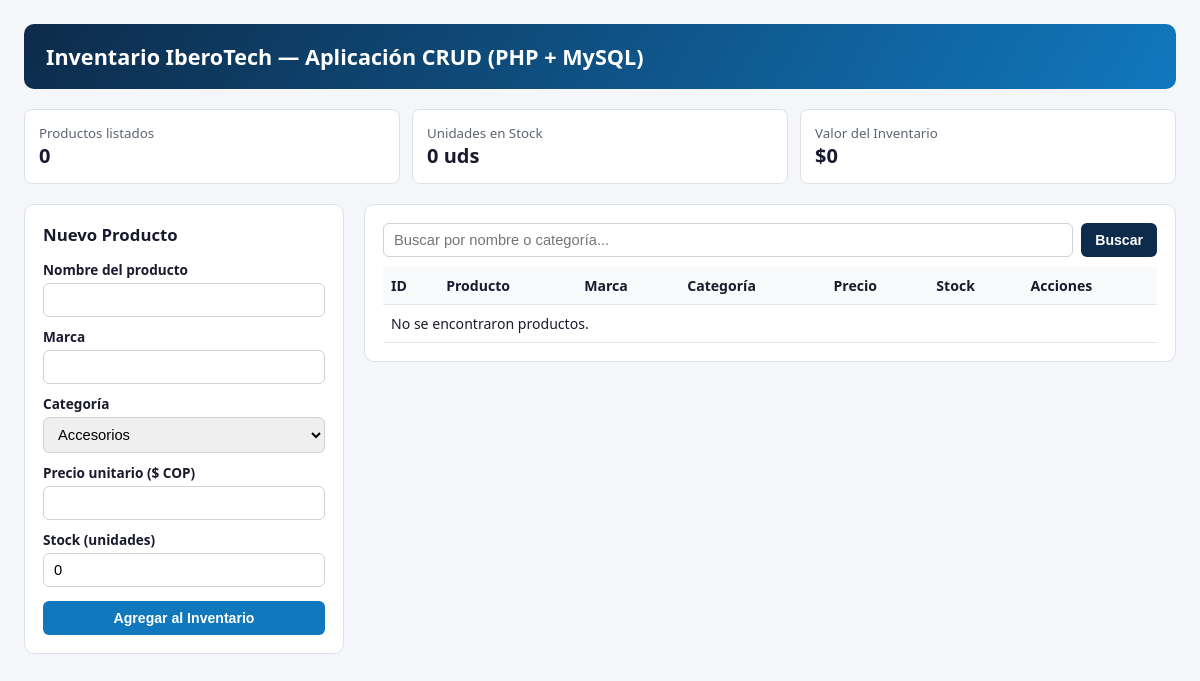
Before: / with the older database file.
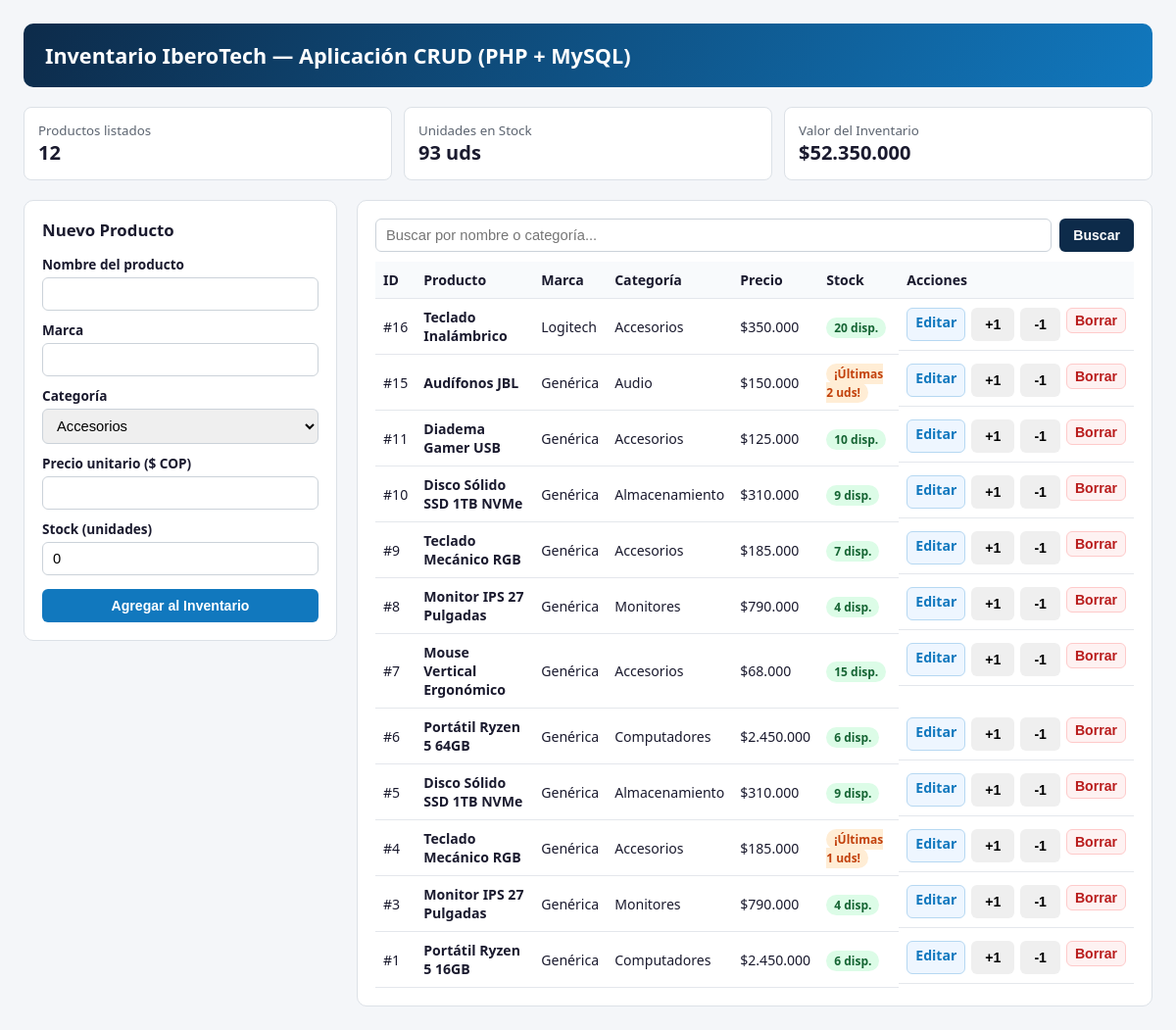
After: the same page with the newer database file.
### tables this page shows
CREATE TABLE IF NOT EXISTS `productos` (
  `id` int NOT NULL AUTO_INCREMENT,
  `nombre` varchar(120) NOT NULL,
  `marca` varchar(60) NOT NULL DEFAULT 'Genérica',
  `categoria` varchar(60) NOT NULL,
  `precio` decimal(10,2) NOT NULL DEFAULT '0.00',
  `stock` int NOT NULL DEFAULT '0',
  `creado_en` timestamp NULL DEFAULT CURRENT_TIMESTAMP,
  PRIMARY KEY (`id`)
);

### index.php (the view, shortened to what this page needs)
<?php
require_once "conexion.php";
$productoEditar = [
  "id" => 0,
  "nombre" => "",
  "marca" => "",
  "categoria" => "Accesorios",
  "precio" => "",
  "stock" => 0
];
$busqueda = trim($_GET["q"] ?? "");
if ($busqueda !== "") {
  $stmt = $pdo->prepare("SELECT * FROM productos WHERE nombre LIKE ? OR categoria LIKE ? ORDER BY id DESC");
  $termino = "%" . $busqueda . "%";
  $stmt->execute([$termino, $termino]);
} else {
  $stmt = $pdo->query("SELECT * FROM productos ORDER BY id DESC");
}
$productos = $stmt->fetchAll();
$totalUnidades = 0;
$valorInventario = 0;
foreach ($productos as $p) {
  $totalUnidades += $p["stock"];
  $valorInventario += ($p["precio"] * $p["stock"]);
}
?>
<!DOCTYPE html>
<html lang="es">
<head>
</head>
<body>
<div class="contenedor">
  <header>
    <h1>Inventario IberoTech — Aplicación CRUD (PHP + MySQL)</h1>
  </header>
  <div class="kpis">
    <div class="kpi"><small>Productos listados</small><strong><?= count($productos) ?></strong></div>
    <div class="kpi"><small>Unidades en Stock</small><strong><?= $totalUnidades ?> uds</strong></div>
    <div class="kpi"><small>Valor del Inventario</small><strong>$<?= number_format($valorInventario, 0, ',', '.') ?></strong></div>
  </div>
  <div class="panel">
    <div class="caja">
      <h2><?= $productoEditar["id"] > 0 ? "Editar Producto #" . $productoEditar["id"] : "Nuevo Producto" ?></h2>
      <form method="POST" action="index.php">
        <label>Nombre del producto</label>
        <input type="text" name="nombre" required value="<?= htmlspecialchars($productoEditar["nombre"]) ?>">
        <label>Marca</label>
        <input type="text" name="marca" maxlength="60" required value="<?= htmlspecialchars($productoEditar["marca"]) ?>">
        <label>Categoría</label>
        <select name="categoria">
          <?php
            $categorias = ["Computadores", "Monitores", "Accesorios", "Almacenamiento", "Audio", "Redes"];
            foreach ($categorias as $cat):
              $sel = ($productoEditar["categoria"] === $cat) ? "selected" : "";
          ?>
            <option value="<?= $cat ?>" <?= $sel ?>><?= $cat ?></option>
          <?php endforeach; ?>
        </select>
        <label>Precio unitario ($ COP)</label>
        <input type="number" name="precio" min="0" step="100" required value="<?= htmlspecialchars($productoEditar["precio"]) ?>">
        <label>Stock (unidades)</label>
        <input type="number" name="stock" min="0" step="1" required value="<?= htmlspecialchars($productoEditar["stock"]) ?>">
        <button type="submit" class="btn btn-primario">
          <?= $productoEditar["id"] > 0 ? "Guardar Cambios" : "Agregar al Inventario" ?>
        </button>
      </form>
    </div>
    <div class="caja">
      <form method="GET" action="index.php" class="buscador">
        <input type="text" name="q" placeholder="Buscar por nombre o categoría..." value="<?= htmlspecialchars($busqueda) ?>">
        <button type="submit" class="btn" style="background:#0d2b4a;color:#fff">Buscar</button>
      </form>
      <table>
        <thead>
          <tr>
            <th>ID</th>
            <th>Producto</th>
            <th>Marca</th>
            <th>Categoría</th>
            <th>Precio</th>
            <th>Stock</th>
            <th>Acciones</th>
          </tr>
        </thead>
        <tbody>
          <?php if (count($productos) === 0): ?>
            <tr><td colspan="7">No se encontraron productos.</td></tr>
          <?php endif; ?>
          <?php foreach ($productos as $p): ?>
            <tr>
              <td>#<?= $p["id"] ?></td>
              <td><b><?= htmlspecialchars($p["nombre"]) ?></b></td>
              <td><?= htmlspecialchars($p["marca"]) ?></td>
              <td><?= htmlspecialchars($p["categoria"]) ?></td>
              <td>$<?= number_format($p["precio"], 0, ',', '.') ?></td>
              <td>
                <?php if ($p["stock"] == 0): ?>
                  <span class="badge b-out">Agotado</span>
                <?php elseif ($p["stock"] <= 3): ?>
                  <span class="badge b-low">¡Últimas <?= $p["stock"] ?> uds!</span>
                <?php else: ?>
                  <span class="badge b-ok"><?= $p["stock"] ?> disp.</span>
                <?php endif; ?>
              </td>
              <td style="display:flex;gap:6px;">
                  <a href="index.php?editar=<?= $p["id"] ?>" class="btn btn-editar">Editar</a>
                  <form method="POST" action="index.php">
                      <button type="submit" class="btn">+1</button>
                  </form>
                  <form method="POST" action="index.php">
                      <button type="submit" class="btn">-1</button>
                  </form>
                  <form method="POST" action="index.php" onsubmit="return confirm('¿Seguro que deseas eliminar este producto?');">
                      <button type="submit" class="btn btn-borrar">Borrar</button>
                  </form>
              </td>
            </tr>
          <?php endforeach; ?>
        </tbody>
      </table>
    </div>
  </div>
</div>
</body>
</html>

### index.php (style rules this page uses)
* { box-sizing:border-box }
body { font-family:system-ui,-apple-system,sans-serif;background:#f4f6f9;color:#1a1a2e;margin:0;padding:24px }
.contenedor { max-width:1200px;margin:0 auto }
header { background:linear-gradient(120deg,#0d2b4a,#1178be);color:#fff;padding:18px 22px;border-radius:10px;margin-bottom:20px }
header h1 { margin:0;font-size:1.35rem }
.kpis { display:grid;grid-template-columns:repeat(3,1fr);gap:12px;margin-bottom:20px }
.kpi { background:#fff;padding:14px;border-radius:8px;border:1px solid #dce1e7 }
.kpi small { color:#5c6470;display:block }
.kpi strong { font-size:1.25rem }
.panel { display:grid;grid-template-columns:320px 1fr;gap:20px;align-items:start }
.caja { background:#fff;padding:18px;border-radius:10px;border:1px solid #dce1e7;min-width: 0 }
.caja h2 { margin-top:0;font-size:1.05rem }
label { display:block;font-size:.85rem;font-weight:600;margin:10px 0 4px }
input,select { width:100%;padding:8px 10px;border:1px solid #cbd2d9;border-radius:6px;font-size:.92rem }
.btn { display:inline-block;padding:9px 14px;border:none;border-radius:6px;font-weight:600;cursor:pointer;text-decoration:none;font-size:.88rem }
.btn-primario { background:#1178be;color:#fff;width:100%;margin-top:14px }
.btn-editar { background:#eef6ff;color:#1178be;border:1px solid #b6d8f2;padding:4px 8px }
.btn-borrar { background:#fef2f2;color:#b91c1c;border:1px solid #fecaca;padding:4px 8px }
table { width:100%;border-collapse:collapse;font-size:.88rem;margin-top:10px }
th,td { border-bottom:1px solid #e4e7ec;padding:9px 8px;text-align:left }
th { background:#f8fafc;font-weight:700 }
.badge { padding:2px 8px;border-radius:12px;font-size:.75rem;font-weight:700 }
.b-ok { background:#dcfce7;color:#166534 }
.b-low { background:#ffedd5;color:#c2410c }
.buscador { display:flex;gap:8px;margin-bottom:10px }

Changed rows visible on the page:
added productos: id "16", nombre "Teclado Inalámbrico", marca "Logitech", categoria "Accesorios", precio "350.000", stock "20"
added productos: id "15", nombre "Audífonos JBL", marca "Genérica", categoria "Audio", precio "150.000", stock "2"
added productos: id "11", nombre "Diadema Gamer USB", marca "Genérica", categoria "Accesorios", precio "125.000", stock "10"
added productos: id "10", nombre "Disco Sólido SSD 1TB NVMe", marca "Genérica", categoria "Almacenamiento", precio "310.000", stock "9"
added productos: id "9", nombre "Teclado Mecánico RGB", marca "Genérica", categoria "Accesorios", precio "185.000", stock "7"
added productos: id "8", nombre "Monitor IPS 27 Pulgadas", marca "Genérica", categoria "Monitores", precio "790.000", stock "4"
added productos: id "7", nombre "Mouse Vertical Ergonómico", marca "Genérica", categoria "Accesorios", precio "68.000", stock "15"
added productos: id "6", nombre "Portátil Ryzen 5 64GB", marca "Genérica", categoria "Computadores", precio "2.450.000", stock "6"
added productos: id "5", nombre "Disco Sólido SSD 1TB NVMe", marca "Genérica", categoria "Almacenamiento", precio "310.000", stock "9"
added productos: id "4", nombre "Teclado Mecánico RGB", marca "Genérica", categoria "Accesorios", precio "185.000", stock "1"
added productos: id "3", nombre "Monitor IPS 27 Pulgadas", marca "Genérica", categoria "Monitores", precio "790.000", stock "4"
added productos: id "1", nombre "Portátil Ryzen 5 16GB", marca "Genérica", categoria "Computadores", precio "2.450.000", stock "6"
Other visible differences:
count($productos): "0" → "12"
$totalUnidades: "0" → "93"
$valorInventario: "0" → "52.350.000"
text no longer shown: "No se encontraron productos."
